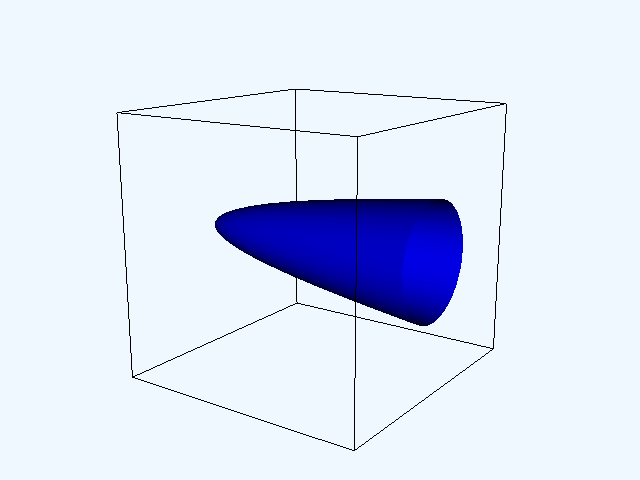

Source code (Python):
#!/usr/bin/env python

# Display quadric surfaces by sampling and contouring implicit functions.

# Factory overrides: importing these modules registers the OpenGL rendering
# and interaction style implementations for vtkRenderingCore factory classes.
import vtkmodules.vtkInteractionStyle  # noqa: F401
import vtkmodules.vtkRenderingOpenGL2  # noqa: F401

# VTK pipeline classes used in this example
from vtkmodules.vtkCommonDataModel import vtkQuadric
from vtkmodules.vtkFiltersCore import vtkContourFilter
from vtkmodules.vtkFiltersModeling import vtkOutlineFilter
from vtkmodules.vtkImagingHybrid import vtkSampleFunction
from vtkmodules.vtkRenderingCore import (
    vtkActor,
    vtkPolyDataMapper,
    vtkRenderWindow,
    vtkRenderWindowInteractor,
    vtkRenderer,
)

# Colors (normalized RGB)
black = (0.000, 0.000, 0.000)
alice_blue = (0.941, 0.973, 1.000)

# Quadric surface definitions: (coefficients, contour_value)
# F(x,y,z) = a0*x^2 + a1*y^2 + a2*z^2 + a3*x*y + a4*y*z + a5*x*z + a6*x + a7*y + a8*z + a9
surfaces = {
    "Sphere":                ((1, 1, 1, 0, 0, 0, 0, 0, 0, 0), 1.0),
    "EllipticParaboloid":    ((1, 1, 0, 0, 0, 0, 0, 0, -1, 0), 10.0),
    "HyperbolicParaboloid":  ((1, -1, 0, 0, 0, 0, 0, 0, 0, 0), 10.0),
    "Cylinder":              ((1, 1, 0, 0, 0, 0, 0, 0, 0, 0), 1.0),
    "HyperboloidOneSheet":   ((1, 1, -1, 0, 0, 0, 0, 0, 0, 0), 1.0),
    "HyperboloidTwoSheets":  ((1, 1, -1, 0, 0, 0, 0, 0, 0, 0), -1.0),
    "Ellipsoid":             ((1, 1, 2, 0, 0, 0, 0, 0, 0, 0), 1.0),
    "Cone":                  ((1, 1, -1, 0, 0, 0, 0, 0, 0, 0), 0.0),
    "Other":                 ((0.5, 1, 0.2, 0, 0.1, 0, 0, 0.2, 0, 0), 1.0),
}

# Select which surface to display
coefficients, contour_value = surfaces["EllipticParaboloid"]

# Source: define the quadric implicit function
quadric = vtkQuadric()
quadric.SetCoefficients(*coefficients)

# Source: sample the quadric on a regular grid
sample = vtkSampleFunction()
sample.SetSampleDimensions(50, 50, 50)
sample.SetImplicitFunction(quadric)
sample.SetModelBounds(-10, 11, -10, 10, -10, 10)

# Filter: extract the isosurface at the specified value
contours = vtkContourFilter()
contours.SetInputConnection(sample.GetOutputPort())
contours.GenerateValues(1, contour_value, contour_value)

# Mapper: map contour surface to graphics primitives
contour_mapper = vtkPolyDataMapper()
contour_mapper.SetInputConnection(contours.GetOutputPort())
contour_mapper.SetScalarRange(0.0, 1.2)

# Actor: display the contour surface
contour_actor = vtkActor()
contour_actor.SetMapper(contour_mapper)

# Filter: bounding outline of the sampling volume
outline = vtkOutlineFilter()
outline.SetInputConnection(sample.GetOutputPort())

# Mapper: map outline to graphics primitives
outline_mapper = vtkPolyDataMapper()
outline_mapper.SetInputConnection(outline.GetOutputPort())

# Actor: display the outline
outline_actor = vtkActor()
outline_actor.SetMapper(outline_mapper)
outline_actor.GetProperty().SetColor(black)

# Renderer: assemble the scene and configure the camera
renderer = vtkRenderer()
renderer.AddActor(contour_actor)
renderer.AddActor(outline_actor)
renderer.SetBackground(alice_blue)

# Window: display the rendered scene
render_window = vtkRenderWindow()
render_window.AddRenderer(renderer)
render_window.SetWindowName("display quadric surfaces")
render_window.SetMultiSamples(0)
render_window.SetSize(640, 480)

# Scene: configure the camera
renderer.ResetCamera()
renderer.GetActiveCamera().Azimuth(-55)
renderer.GetActiveCamera().Elevation(15)

# Interactor: handle mouse and keyboard events
render_window_interactor = vtkRenderWindowInteractor()
render_window_interactor.SetRenderWindow(render_window)

# Launch the interactive visualization
render_window_interactor.Initialize()
render_window_interactor.Start()
